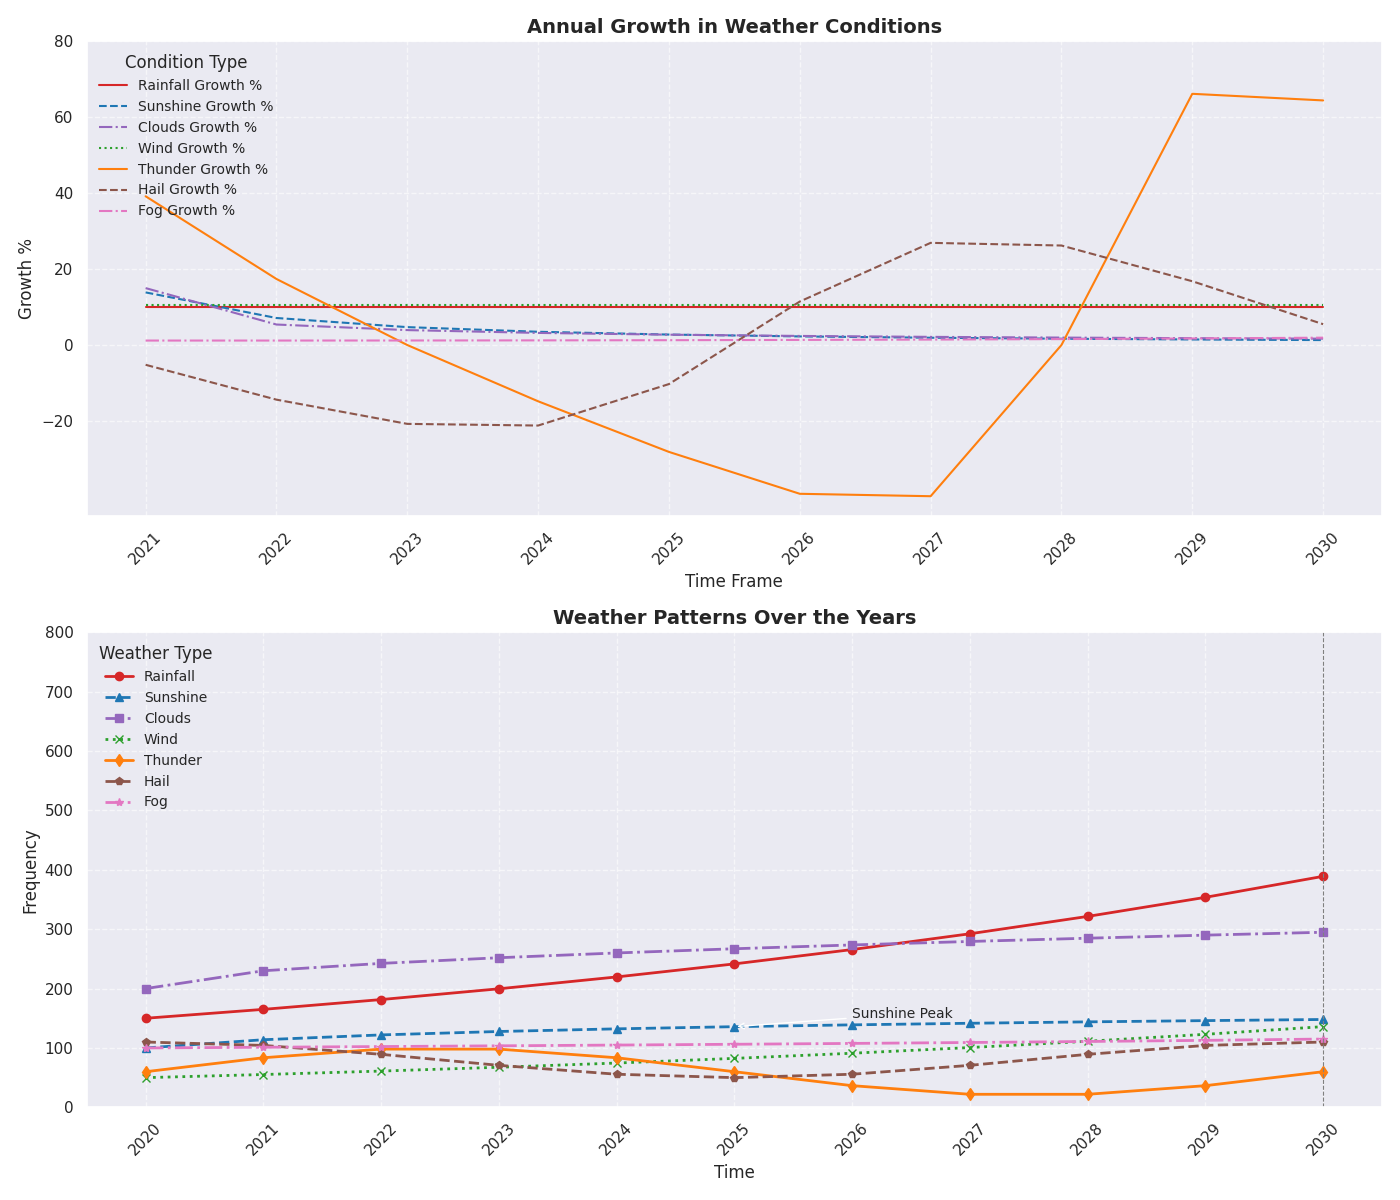

Python code for this plot:
import matplotlib.pyplot as plt
import numpy as np

years = np.arange(2020, 2031)

# Existing data series
novels_published = 150 * (1.1 ** np.arange(len(years)))
poetry_published = 100 + 20 * np.log1p(np.arange(len(years)))
short_stories_published = 200 + 30 * np.sqrt(np.arange(len(years)))
essays_published = 50 * np.exp(0.1 * np.arange(len(years)))
plays_published = 60 + 40 * np.sin(np.linspace(0, 2 * np.pi, len(years)))

# Additional data series
hail_published = 80 + 30 * np.cos(np.linspace(0, 2 * np.pi, len(years)))
fog_published = 100 + 15 * np.tan(np.linspace(0, np.pi/4, len(years)))

color_list = ['#d62728', '#1f77b4', '#9467bd', '#2ca02c', '#ff7f0e', '#8c564b', '#e377c2']

fig, axs = plt.subplots(2, 1, figsize=(14, 12))

# Calculate growth rates for all series including additional ones
growth_novels = np.diff(novels_published) / novels_published[:-1] * 100
growth_poetry = np.diff(poetry_published) / poetry_published[:-1] * 100
growth_short_stories = np.diff(short_stories_published) / short_stories_published[:-1] * 100
growth_essays = np.diff(essays_published) / essays_published[:-1] * 100
growth_plays = np.diff(plays_published) / plays_published[:-1] * 100
growth_hail = np.diff(hail_published) / hail_published[:-1] * 100
growth_fog = np.diff(fog_published) / fog_published[:-1] * 100

growth_years = years[1:]

# Previously 2nd subplot - now 1st subplot (Growth rates)
axs[0].plot(growth_years, growth_novels, label='Rainfall Growth %', color=color_list[0], linestyle='-')
axs[0].plot(growth_years, growth_poetry, label='Sunshine Growth %', color=color_list[1], linestyle='--')
axs[0].plot(growth_years, growth_short_stories, label='Clouds Growth %', color=color_list[2], linestyle='-.')
axs[0].plot(growth_years, growth_essays, label='Wind Growth %', color=color_list[3], linestyle=':')
axs[0].plot(growth_years, growth_plays, label='Thunder Growth %', color=color_list[4], linestyle='-')
axs[0].plot(growth_years, growth_hail, label='Hail Growth %', color=color_list[5], linestyle='--')
axs[0].plot(growth_years, growth_fog, label='Fog Growth %', color=color_list[6], linestyle='-.')

axs[0].set_title('Annual Growth in Weather Conditions', fontsize=14, fontweight='bold')
axs[0].set_xlabel('Time Frame', fontsize=12)
axs[0].set_ylabel('Growth %', fontsize=12)
axs[0].legend(loc='upper left', title='Condition Type', fontsize=10, frameon=False)
axs[0].grid(True, linestyle='--', alpha=0.6)
axs[0].set_xticks(growth_years)
axs[0].set_xticklabels(growth_years, rotation=45)
axs[0].set_yticks(np.arange(-20, 81, 20))

# Previously 1st subplot - now 2nd subplot (Raw data series)
axs[1].plot(years, novels_published, label='Rainfall', color=color_list[0], marker='o', linewidth=2, linestyle='-')
axs[1].plot(years, poetry_published, label='Sunshine', color=color_list[1], marker='^', linewidth=2, linestyle='--')
axs[1].plot(years, short_stories_published, label='Clouds', color=color_list[2], marker='s', linewidth=2, linestyle='-.')
axs[1].plot(years, essays_published, label='Wind', color=color_list[3], marker='x', linewidth=2, linestyle=':')
axs[1].plot(years, plays_published, label='Thunder', color=color_list[4], marker='d', linewidth=2, linestyle='-')
axs[1].plot(years, hail_published, label='Hail', color=color_list[5], marker='p', linewidth=2, linestyle='--')
axs[1].plot(years, fog_published, label='Fog', color=color_list[6], marker='*', linewidth=2, linestyle='-.')

axs[1].set_title('Weather Patterns Over the Years', fontsize=14, fontweight='bold')
axs[1].set_xlabel('Time', fontsize=12)
axs[1].set_ylabel('Frequency', fontsize=12)
axs[1].legend(loc='upper left', title='Weather Type', fontsize=10, frameon=False)
axs[1].grid(True, linestyle='--', alpha=0.6)
axs[1].set_xticks(years)
axs[1].set_xticklabels(years, rotation=45)
axs[1].set_yticks(np.arange(0, 801, 100))
axs[1].axvline(x=2030, color='gray', linestyle='--', linewidth=0.8, label='Notable Year')
axs[1].annotate('Sunshine Peak', xy=(2025, poetry_published[5]), xytext=(2026, 150),
                arrowprops=dict(facecolor='black', arrowstyle='->'), fontsize=10)

plt.tight_layout()
plt.show()
